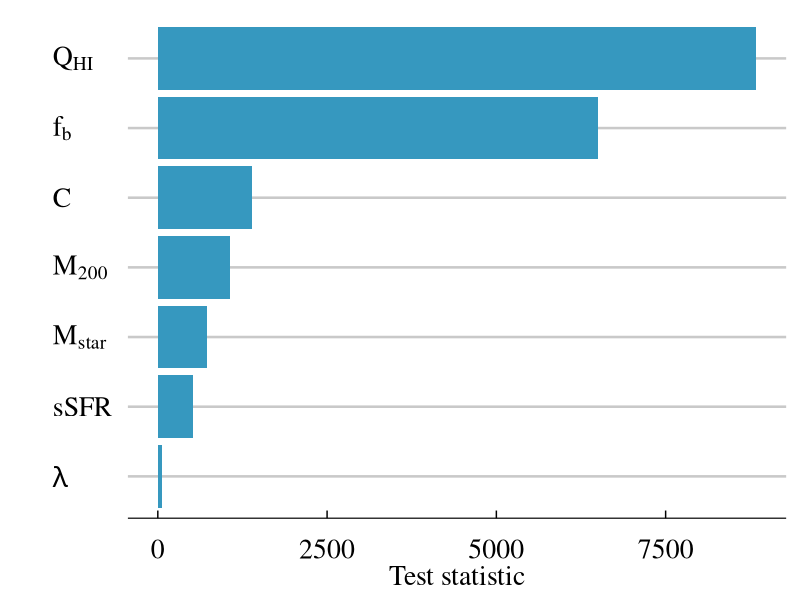

Generate this figure with R:
require(ggplot2)
require(ggthemes)
rank <- c(8838.27,6494.3,1385.06,1065.71, 720.38,520.97,67.07)
names <- c("Q[HI]","f[b]","C","M[200]","M[star]","sSFR","lambda") 
grank <- data.frame(rank,names)


#levels(grank$names) <- names

grank$names <- factor(grank$names, levels = rev(names))



pdf("test_stat_hurdle.pdf",width = 6,height = 5)
ggplot(grank,aes(x=names,y=rank)) +
  geom_bar(stat="identity",fill="#3698BF") +
  scale_x_discrete(labels=rev(c(expression(Q[HI]),expression(f[b]),
                  "C",expression(M[200]),expression(M[star]),"sSFR",expression(lambda)))) +
  theme_economist_white()+
  coord_flip() +
  ylab("Test statistic")+
  xlab("")+
  theme(legend.background = element_rect(fill="white"),
        legend.key = element_rect(fill = "white",color = "white"),
        plot.background = element_rect(fill = "white"),
        legend.position="none",
        axis.title.y = element_text(vjust = 0.1,margin=margin(0,10,0,0)),
        axis.title.x = element_text(vjust = -0.25),
        text = element_text(size = 20,family="serif"))
dev.off()